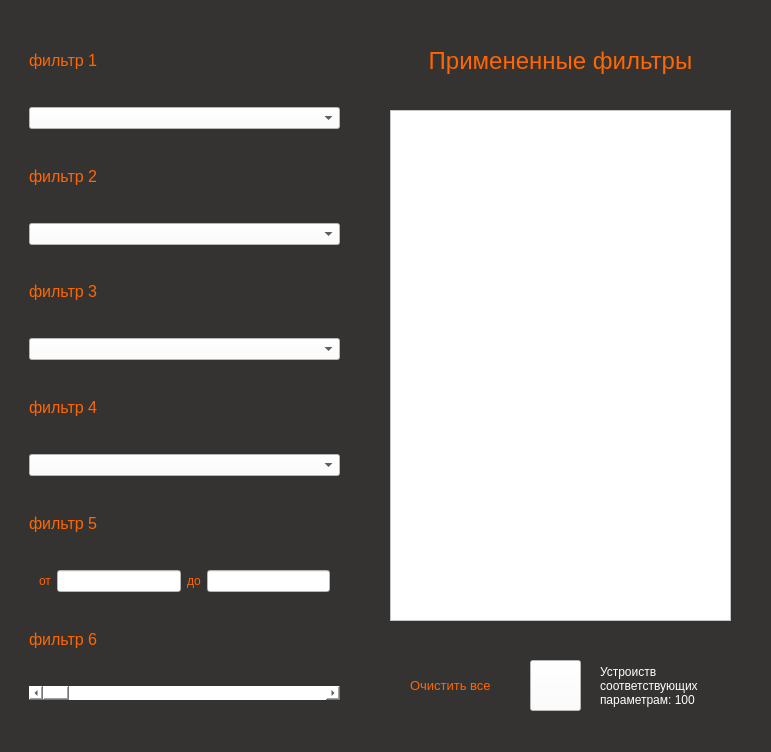
<?xml version="1.0" encoding="UTF-8"?>
<ui version="4.0">
 <class>MainWindow</class>
 <widget class="QMainWindow" name="MainWindow">
  <property name="geometry">
   <rect>
    <x>0</x>
    <y>0</y>
    <width>771</width>
    <height>752</height>
   </rect>
  </property>
  <property name="windowTitle">
   <string>Фильтр</string>
  </property>
  <property name="styleSheet">
   <string notr="true">background-color: #353232</string>
  </property>
  <property name="animated">
   <bool>false</bool>
  </property>
  <widget class="QWidget" name="centralwidget">
   <widget class="QWidget" name="verticalLayoutWidget">
    <property name="geometry">
     <rect>
      <x>9</x>
      <y>9</y>
      <width>351</width>
      <height>711</height>
     </rect>
    </property>
    <layout class="QVBoxLayout" name="verticalLayout">
     <property name="leftMargin">
      <number>20</number>
     </property>
     <property name="topMargin">
      <number>10</number>
     </property>
     <property name="rightMargin">
      <number>20</number>
     </property>
     <property name="bottomMargin">
      <number>20</number>
     </property>
     <item>
      <widget class="QLabel" name="lbl_1">
       <property name="font">
        <font>
         <pointsize>12</pointsize>
        </font>
       </property>
       <property name="styleSheet">
        <string notr="true">color: #FF6600</string>
       </property>
       <property name="text">
        <string>фильтр 1</string>
       </property>
      </widget>
     </item>
     <item>
      <widget class="QComboBox" name="box_f1">
       <property name="sizePolicy">
        <sizepolicy hsizetype="Preferred" vsizetype="Fixed">
         <horstretch>0</horstretch>
         <verstretch>0</verstretch>
        </sizepolicy>
       </property>
       <property name="palette">
        <palette>
         <active>
          <colorrole role="Button">
           <brush brushstyle="SolidPattern">
            <color alpha="255">
             <red>255</red>
             <green>255</green>
             <blue>255</blue>
            </color>
           </brush>
          </colorrole>
          <colorrole role="Base">
           <brush brushstyle="SolidPattern">
            <color alpha="255">
             <red>255</red>
             <green>255</green>
             <blue>255</blue>
            </color>
           </brush>
          </colorrole>
          <colorrole role="Window">
           <brush brushstyle="SolidPattern">
            <color alpha="255">
             <red>255</red>
             <green>255</green>
             <blue>255</blue>
            </color>
           </brush>
          </colorrole>
         </active>
         <inactive>
          <colorrole role="Button">
           <brush brushstyle="SolidPattern">
            <color alpha="255">
             <red>255</red>
             <green>255</green>
             <blue>255</blue>
            </color>
           </brush>
          </colorrole>
          <colorrole role="Base">
           <brush brushstyle="SolidPattern">
            <color alpha="255">
             <red>255</red>
             <green>255</green>
             <blue>255</blue>
            </color>
           </brush>
          </colorrole>
          <colorrole role="Window">
           <brush brushstyle="SolidPattern">
            <color alpha="255">
             <red>255</red>
             <green>255</green>
             <blue>255</blue>
            </color>
           </brush>
          </colorrole>
         </inactive>
         <disabled>
          <colorrole role="Button">
           <brush brushstyle="SolidPattern">
            <color alpha="255">
             <red>255</red>
             <green>255</green>
             <blue>255</blue>
            </color>
           </brush>
          </colorrole>
          <colorrole role="Base">
           <brush brushstyle="SolidPattern">
            <color alpha="255">
             <red>255</red>
             <green>255</green>
             <blue>255</blue>
            </color>
           </brush>
          </colorrole>
          <colorrole role="Window">
           <brush brushstyle="SolidPattern">
            <color alpha="255">
             <red>255</red>
             <green>255</green>
             <blue>255</blue>
            </color>
           </brush>
          </colorrole>
         </disabled>
        </palette>
       </property>
       <property name="font">
        <font>
         <strikeout>false</strikeout>
        </font>
       </property>
       <property name="focusPolicy">
        <enum>Qt::ClickFocus</enum>
       </property>
       <property name="contextMenuPolicy">
        <enum>Qt::CustomContextMenu</enum>
       </property>
       <property name="styleSheet">
        <string notr="true">background-color: white</string>
       </property>
      </widget>
     </item>
     <item>
      <widget class="QLabel" name="lbl_2">
       <property name="font">
        <font>
         <pointsize>12</pointsize>
        </font>
       </property>
       <property name="styleSheet">
        <string notr="true">color: #FF6600</string>
       </property>
       <property name="text">
        <string>фильтр 2</string>
       </property>
      </widget>
     </item>
     <item>
      <widget class="QComboBox" name="box_f2">
       <property name="palette">
        <palette>
         <active>
          <colorrole role="Button">
           <brush brushstyle="SolidPattern">
            <color alpha="255">
             <red>255</red>
             <green>255</green>
             <blue>255</blue>
            </color>
           </brush>
          </colorrole>
          <colorrole role="Base">
           <brush brushstyle="SolidPattern">
            <color alpha="255">
             <red>255</red>
             <green>255</green>
             <blue>255</blue>
            </color>
           </brush>
          </colorrole>
          <colorrole role="Window">
           <brush brushstyle="SolidPattern">
            <color alpha="255">
             <red>255</red>
             <green>255</green>
             <blue>255</blue>
            </color>
           </brush>
          </colorrole>
         </active>
         <inactive>
          <colorrole role="Button">
           <brush brushstyle="SolidPattern">
            <color alpha="255">
             <red>255</red>
             <green>255</green>
             <blue>255</blue>
            </color>
           </brush>
          </colorrole>
          <colorrole role="Base">
           <brush brushstyle="SolidPattern">
            <color alpha="255">
             <red>255</red>
             <green>255</green>
             <blue>255</blue>
            </color>
           </brush>
          </colorrole>
          <colorrole role="Window">
           <brush brushstyle="SolidPattern">
            <color alpha="255">
             <red>255</red>
             <green>255</green>
             <blue>255</blue>
            </color>
           </brush>
          </colorrole>
         </inactive>
         <disabled>
          <colorrole role="Button">
           <brush brushstyle="SolidPattern">
            <color alpha="255">
             <red>255</red>
             <green>255</green>
             <blue>255</blue>
            </color>
           </brush>
          </colorrole>
          <colorrole role="Base">
           <brush brushstyle="SolidPattern">
            <color alpha="255">
             <red>255</red>
             <green>255</green>
             <blue>255</blue>
            </color>
           </brush>
          </colorrole>
          <colorrole role="Window">
           <brush brushstyle="SolidPattern">
            <color alpha="255">
             <red>255</red>
             <green>255</green>
             <blue>255</blue>
            </color>
           </brush>
          </colorrole>
         </disabled>
        </palette>
       </property>
       <property name="focusPolicy">
        <enum>Qt::ClickFocus</enum>
       </property>
       <property name="styleSheet">
        <string notr="true">background-color: white</string>
       </property>
      </widget>
     </item>
     <item>
      <widget class="QLabel" name="lbl_3">
       <property name="font">
        <font>
         <pointsize>12</pointsize>
        </font>
       </property>
       <property name="styleSheet">
        <string notr="true">color: #FF6600</string>
       </property>
       <property name="text">
        <string>фильтр 3</string>
       </property>
      </widget>
     </item>
     <item>
      <widget class="QComboBox" name="box_f3">
       <property name="palette">
        <palette>
         <active>
          <colorrole role="Button">
           <brush brushstyle="SolidPattern">
            <color alpha="255">
             <red>255</red>
             <green>255</green>
             <blue>255</blue>
            </color>
           </brush>
          </colorrole>
          <colorrole role="Base">
           <brush brushstyle="SolidPattern">
            <color alpha="255">
             <red>255</red>
             <green>255</green>
             <blue>255</blue>
            </color>
           </brush>
          </colorrole>
          <colorrole role="Window">
           <brush brushstyle="SolidPattern">
            <color alpha="255">
             <red>255</red>
             <green>255</green>
             <blue>255</blue>
            </color>
           </brush>
          </colorrole>
         </active>
         <inactive>
          <colorrole role="Button">
           <brush brushstyle="SolidPattern">
            <color alpha="255">
             <red>255</red>
             <green>255</green>
             <blue>255</blue>
            </color>
           </brush>
          </colorrole>
          <colorrole role="Base">
           <brush brushstyle="SolidPattern">
            <color alpha="255">
             <red>255</red>
             <green>255</green>
             <blue>255</blue>
            </color>
           </brush>
          </colorrole>
          <colorrole role="Window">
           <brush brushstyle="SolidPattern">
            <color alpha="255">
             <red>255</red>
             <green>255</green>
             <blue>255</blue>
            </color>
           </brush>
          </colorrole>
         </inactive>
         <disabled>
          <colorrole role="Button">
           <brush brushstyle="SolidPattern">
            <color alpha="255">
             <red>255</red>
             <green>255</green>
             <blue>255</blue>
            </color>
           </brush>
          </colorrole>
          <colorrole role="Base">
           <brush brushstyle="SolidPattern">
            <color alpha="255">
             <red>255</red>
             <green>255</green>
             <blue>255</blue>
            </color>
           </brush>
          </colorrole>
          <colorrole role="Window">
           <brush brushstyle="SolidPattern">
            <color alpha="255">
             <red>255</red>
             <green>255</green>
             <blue>255</blue>
            </color>
           </brush>
          </colorrole>
         </disabled>
        </palette>
       </property>
       <property name="focusPolicy">
        <enum>Qt::ClickFocus</enum>
       </property>
       <property name="styleSheet">
        <string notr="true">background-color: white</string>
       </property>
      </widget>
     </item>
     <item>
      <widget class="QLabel" name="lbl_4">
       <property name="font">
        <font>
         <pointsize>12</pointsize>
        </font>
       </property>
       <property name="styleSheet">
        <string notr="true">color: #FF6600</string>
       </property>
       <property name="text">
        <string>фильтр 4</string>
       </property>
      </widget>
     </item>
     <item>
      <widget class="QComboBox" name="box_f4">
       <property name="palette">
        <palette>
         <active>
          <colorrole role="Button">
           <brush brushstyle="SolidPattern">
            <color alpha="255">
             <red>255</red>
             <green>255</green>
             <blue>255</blue>
            </color>
           </brush>
          </colorrole>
          <colorrole role="Base">
           <brush brushstyle="SolidPattern">
            <color alpha="255">
             <red>255</red>
             <green>255</green>
             <blue>255</blue>
            </color>
           </brush>
          </colorrole>
          <colorrole role="Window">
           <brush brushstyle="SolidPattern">
            <color alpha="255">
             <red>255</red>
             <green>255</green>
             <blue>255</blue>
            </color>
           </brush>
          </colorrole>
         </active>
         <inactive>
          <colorrole role="Button">
           <brush brushstyle="SolidPattern">
            <color alpha="255">
             <red>255</red>
             <green>255</green>
             <blue>255</blue>
            </color>
           </brush>
          </colorrole>
          <colorrole role="Base">
           <brush brushstyle="SolidPattern">
            <color alpha="255">
             <red>255</red>
             <green>255</green>
             <blue>255</blue>
            </color>
           </brush>
          </colorrole>
          <colorrole role="Window">
           <brush brushstyle="SolidPattern">
            <color alpha="255">
             <red>255</red>
             <green>255</green>
             <blue>255</blue>
            </color>
           </brush>
          </colorrole>
         </inactive>
         <disabled>
          <colorrole role="Button">
           <brush brushstyle="SolidPattern">
            <color alpha="255">
             <red>255</red>
             <green>255</green>
             <blue>255</blue>
            </color>
           </brush>
          </colorrole>
          <colorrole role="Base">
           <brush brushstyle="SolidPattern">
            <color alpha="255">
             <red>255</red>
             <green>255</green>
             <blue>255</blue>
            </color>
           </brush>
          </colorrole>
          <colorrole role="Window">
           <brush brushstyle="SolidPattern">
            <color alpha="255">
             <red>255</red>
             <green>255</green>
             <blue>255</blue>
            </color>
           </brush>
          </colorrole>
         </disabled>
        </palette>
       </property>
       <property name="focusPolicy">
        <enum>Qt::ClickFocus</enum>
       </property>
       <property name="styleSheet">
        <string notr="true">background-color: white</string>
       </property>
      </widget>
     </item>
     <item>
      <widget class="QLabel" name="lbl_5">
       <property name="font">
        <font>
         <pointsize>12</pointsize>
        </font>
       </property>
       <property name="styleSheet">
        <string notr="true">color: #FF6600</string>
       </property>
       <property name="text">
        <string>фильтр 5</string>
       </property>
      </widget>
     </item>
     <item>
      <layout class="QHBoxLayout" name="horizontalLayout">
       <property name="leftMargin">
        <number>10</number>
       </property>
       <property name="rightMargin">
        <number>10</number>
       </property>
       <item>
        <widget class="QLabel" name="lbl_from">
         <property name="styleSheet">
          <string notr="true">color: #FF6600</string>
         </property>
         <property name="text">
          <string>от</string>
         </property>
        </widget>
       </item>
       <item>
        <widget class="QLineEdit" name="line_from">
         <property name="styleSheet">
          <string notr="true">background-color: white</string>
         </property>
        </widget>
       </item>
       <item>
        <widget class="QLabel" name="lbl_to">
         <property name="styleSheet">
          <string notr="true">color: #FF6600</string>
         </property>
         <property name="text">
          <string>до</string>
         </property>
        </widget>
       </item>
       <item>
        <widget class="QLineEdit" name="line_to">
         <property name="styleSheet">
          <string notr="true">background-color: white</string>
         </property>
        </widget>
       </item>
      </layout>
     </item>
     <item>
      <widget class="QLabel" name="lbl_6">
       <property name="font">
        <font>
         <pointsize>12</pointsize>
        </font>
       </property>
       <property name="styleSheet">
        <string notr="true">color: #FF6600</string>
       </property>
       <property name="text">
        <string>фильтр 6</string>
       </property>
      </widget>
     </item>
     <item>
      <widget class="QScrollBar" name="horizontalScrollBar">
       <property name="palette">
        <palette>
         <active>
          <colorrole role="Button">
           <brush brushstyle="SolidPattern">
            <color alpha="255">
             <red>255</red>
             <green>255</green>
             <blue>255</blue>
            </color>
           </brush>
          </colorrole>
          <colorrole role="Base">
           <brush brushstyle="SolidPattern">
            <color alpha="255">
             <red>255</red>
             <green>255</green>
             <blue>255</blue>
            </color>
           </brush>
          </colorrole>
          <colorrole role="Window">
           <brush brushstyle="SolidPattern">
            <color alpha="255">
             <red>255</red>
             <green>255</green>
             <blue>255</blue>
            </color>
           </brush>
          </colorrole>
         </active>
         <inactive>
          <colorrole role="Button">
           <brush brushstyle="SolidPattern">
            <color alpha="255">
             <red>255</red>
             <green>255</green>
             <blue>255</blue>
            </color>
           </brush>
          </colorrole>
          <colorrole role="Base">
           <brush brushstyle="SolidPattern">
            <color alpha="255">
             <red>255</red>
             <green>255</green>
             <blue>255</blue>
            </color>
           </brush>
          </colorrole>
          <colorrole role="Window">
           <brush brushstyle="SolidPattern">
            <color alpha="255">
             <red>255</red>
             <green>255</green>
             <blue>255</blue>
            </color>
           </brush>
          </colorrole>
         </inactive>
         <disabled>
          <colorrole role="Button">
           <brush brushstyle="SolidPattern">
            <color alpha="255">
             <red>255</red>
             <green>255</green>
             <blue>255</blue>
            </color>
           </brush>
          </colorrole>
          <colorrole role="Base">
           <brush brushstyle="SolidPattern">
            <color alpha="255">
             <red>255</red>
             <green>255</green>
             <blue>255</blue>
            </color>
           </brush>
          </colorrole>
          <colorrole role="Window">
           <brush brushstyle="SolidPattern">
            <color alpha="255">
             <red>255</red>
             <green>255</green>
             <blue>255</blue>
            </color>
           </brush>
          </colorrole>
         </disabled>
        </palette>
       </property>
       <property name="focusPolicy">
        <enum>Qt::TabFocus</enum>
       </property>
       <property name="styleSheet">
        <string notr="true">background-color: white</string>
       </property>
       <property name="orientation">
        <enum>Qt::Horizontal</enum>
       </property>
      </widget>
     </item>
    </layout>
   </widget>
   <widget class="QPlainTextEdit" name="text_filters">
    <property name="enabled">
     <bool>false</bool>
    </property>
    <property name="geometry">
     <rect>
      <x>390</x>
      <y>110</y>
      <width>341</width>
      <height>511</height>
     </rect>
    </property>
    <property name="focusPolicy">
     <enum>Qt::StrongFocus</enum>
    </property>
    <property name="styleSheet">
     <string notr="true">background-color: white</string>
    </property>
   </widget>
   <widget class="QLabel" name="label_filtres">
    <property name="geometry">
     <rect>
      <x>390</x>
      <y>30</y>
      <width>341</width>
      <height>61</height>
     </rect>
    </property>
    <property name="font">
     <font>
      <pointsize>18</pointsize>
     </font>
    </property>
    <property name="styleSheet">
     <string notr="true">color: #FF6600</string>
    </property>
    <property name="text">
     <string>Примененные фильтры</string>
    </property>
    <property name="alignment">
     <set>Qt::AlignCenter</set>
    </property>
   </widget>
   <widget class="QPushButton" name="btn_clear">
    <property name="geometry">
     <rect>
      <x>530</x>
      <y>660</y>
      <width>51</width>
      <height>51</height>
     </rect>
    </property>
    <property name="palette">
     <palette>
      <active>
       <colorrole role="Button">
        <brush brushstyle="SolidPattern">
         <color alpha="255">
          <red>255</red>
          <green>255</green>
          <blue>255</blue>
         </color>
        </brush>
       </colorrole>
       <colorrole role="Base">
        <brush brushstyle="SolidPattern">
         <color alpha="255">
          <red>255</red>
          <green>255</green>
          <blue>255</blue>
         </color>
        </brush>
       </colorrole>
       <colorrole role="Window">
        <brush brushstyle="SolidPattern">
         <color alpha="255">
          <red>255</red>
          <green>255</green>
          <blue>255</blue>
         </color>
        </brush>
       </colorrole>
      </active>
      <inactive>
       <colorrole role="Button">
        <brush brushstyle="SolidPattern">
         <color alpha="255">
          <red>255</red>
          <green>255</green>
          <blue>255</blue>
         </color>
        </brush>
       </colorrole>
       <colorrole role="Base">
        <brush brushstyle="SolidPattern">
         <color alpha="255">
          <red>255</red>
          <green>255</green>
          <blue>255</blue>
         </color>
        </brush>
       </colorrole>
       <colorrole role="Window">
        <brush brushstyle="SolidPattern">
         <color alpha="255">
          <red>255</red>
          <green>255</green>
          <blue>255</blue>
         </color>
        </brush>
       </colorrole>
      </inactive>
      <disabled>
       <colorrole role="Button">
        <brush brushstyle="SolidPattern">
         <color alpha="255">
          <red>255</red>
          <green>255</green>
          <blue>255</blue>
         </color>
        </brush>
       </colorrole>
       <colorrole role="Base">
        <brush brushstyle="SolidPattern">
         <color alpha="255">
          <red>255</red>
          <green>255</green>
          <blue>255</blue>
         </color>
        </brush>
       </colorrole>
       <colorrole role="Window">
        <brush brushstyle="SolidPattern">
         <color alpha="255">
          <red>255</red>
          <green>255</green>
          <blue>255</blue>
         </color>
        </brush>
       </colorrole>
      </disabled>
     </palette>
    </property>
    <property name="contextMenuPolicy">
     <enum>Qt::CustomContextMenu</enum>
    </property>
    <property name="autoFillBackground">
     <bool>false</bool>
    </property>
    <property name="styleSheet">
     <string notr="true">background-color: white</string>
    </property>
    <property name="text">
     <string/>
    </property>
   </widget>
   <widget class="QLabel" name="lbl_del">
    <property name="geometry">
     <rect>
      <x>410</x>
      <y>660</y>
      <width>111</width>
      <height>51</height>
     </rect>
    </property>
    <property name="font">
     <font>
      <pointsize>10</pointsize>
     </font>
    </property>
    <property name="styleSheet">
     <string notr="true">color: #FF6600</string>
    </property>
    <property name="text">
     <string>Очистить все</string>
    </property>
   </widget>
   <widget class="QLabel" name="label">
    <property name="geometry">
     <rect>
      <x>600</x>
      <y>640</y>
      <width>151</width>
      <height>91</height>
     </rect>
    </property>
    <property name="styleSheet">
     <string notr="true">color: white</string>
    </property>
    <property name="text">
     <string>Устроиств соответствующих параметрам: 100</string>
    </property>
    <property name="textFormat">
     <enum>Qt::PlainText</enum>
    </property>
    <property name="wordWrap">
     <bool>true</bool>
    </property>
   </widget>
  </widget>
 </widget>
 <resources/>
 <connections/>
</ui>
